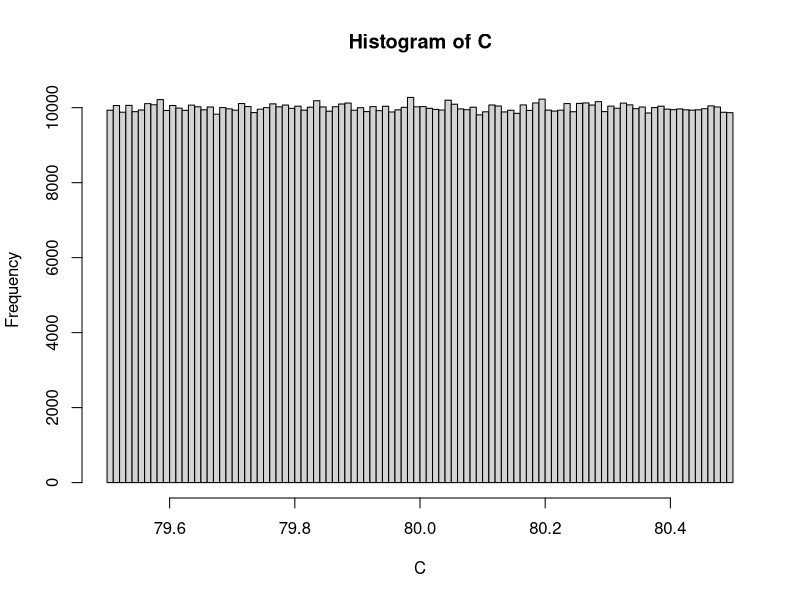
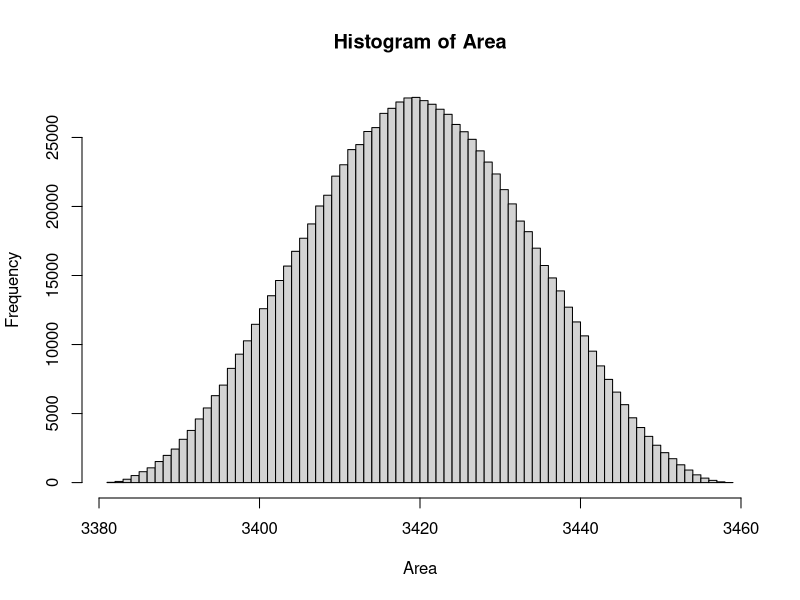

Reproduce these figures in R, in order.
#Se definen los valores de las dimensiones para calcular el area por formula de heron
# Cada una de estas variables o dimensiones tienen una incertidumbre asociada y se desea conocer la incertidumbre final del area

a <- 100
b <- 90
c <- 80

#Cada valor tiene una incertidumbre por resolucion, rectangular, de 0.5mm
incer <- 0.5

#Ahora definimos la cantidad de iteraciones para montecarlo

iteraciones <- 1000000

#Ahora creamos vectores con los valores y sus incertidumbres
A <- runif(iteraciones, a-incer, a+incer)
B <- runif(iteraciones, b-incer, b+incer)
C <- runif(iteraciones, c-incer, c+incer)

#Calculamos el area

S = (A + B + C)*0.5
Area <- sqrt(S*(S-A)*(S-B)*(S-C))

#Mostramos resultados


print(mean(Area))
print(sd(Area))


hist(C, nclass = 100)
hist(Area, nclass = 100)
